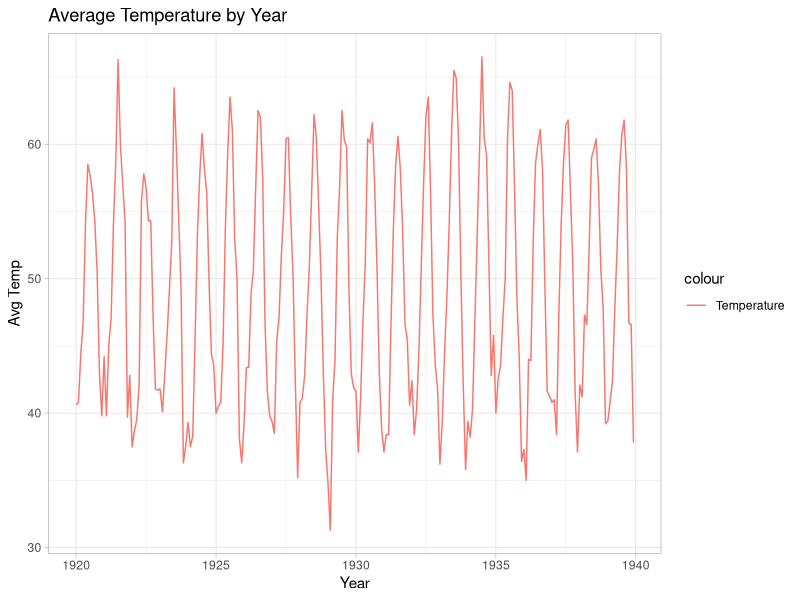

Write R code to recreate this figure. (Note: this script raises an error after producing the figure.)
## ---- chunk 1
knitr::opts_chunk$set(echo = TRUE)
## ---- chunk 2
print(nottem)
## ---- chunk 3
library(ggplot2)
library(reshape)

newnottem= data.frame(NottemDate= melt(time(nottem)), NottemTemp = melt(nottem))
colnames(newnottem) = c('NottemDate','Temp')


ggplot(newnottem, aes(x=NottemDate)) + geom_line(aes(y=Temp, color="Temperature")) +
  labs(x="Year", y="Avg Temp") + ggtitle("Average Temperature by Year") +
  theme_light()
## ---- chunk 4
library(dplyr)

raw_data <- 
  rio::import("https://github.com/pjournal/mef04g-madagaskar/blob/gh-pages/Data/x_vehicle_company_service_dataset_v1.xlsx?raw=True")
raw_dt1=na.omit(raw_data)

service_dt <- dplyr::rename(raw_dt1, "Material_id" = 1,
                 "Vehicle_id" = 2,
                 "Dealer_id" = 3,
                 "Job_order_number" = 4,
                 "material_type" = 5,
                 "process_type" = 6,
                 "beginning_date" = 7,
                 "ending_date" = 8,
                 "quantity" = 9,
                 "price" = 10,
                 "Model" = 11,
                 "production_date" = 12,
                 "job_closed_date" = 13,
                 "vehicle_km" = 14,
                 "dealer_city" = 15,
                 "warranty_beginning" = 16,
                 "warranty_ending" = 17)

Q <- quantile(service_dt$vehicle_km, probs=c(.25, .75), na.rm = FALSE)
iqr <- IQR(service_dt$vehicle_km)
up <-  Q[2]+1.5*iqr   
low<- Q[1]-1.5*iqr 

eliminated<- 
  subset(service_dt, service_dt$vehicle_km> (Q[1] - 1.5*iqr) & service_dt$vehicle_km < (Q[2]+1.5*iqr))

## ---- chunk 5

data1<-eliminated%>%group_by(Model)%>%
  transmute(cnt_vehicle=n())%>%
  distinct(Model,cnt_vehicle)%>%arrange(desc(cnt_vehicle))

ggplot(data1, aes(x=cnt_vehicle, y=reorder(Model, cnt_vehicle), fill=cnt_vehicle)) +
  geom_col() + scale_fill_gradient("cnt_vehicle", low="azure", high="darkslategray3") +
  geom_text(aes(label = paste(format(cnt_vehicle))),
            size=3, position = position_stack(vjust = 0.5)) +
  theme_minimal() +
  theme(legend.position = "none", plot.title = element_text(vjust = 0.5)) +
  labs(x = "Count Vehicle",
       y = "Model",
       title = "Vehicle Distribution of Models")

## ---- chunk 6
data2<-eliminated%>%group_by(process_type)%>%
  transmute(cnt_vehicle2=n())%>%
  distinct(process_type,cnt_vehicle2)%>%
  arrange(desc(cnt_vehicle2))

data2

## ---- chunk 7

data3<-eliminated%>%filter(process_type=='Ariza')%>%
  group_by(Model)%>%transmute(cnt_vehicle3=n())%>%
  distinct(Model,cnt_vehicle3)%>%
  arrange(desc(cnt_vehicle3))

ggplot(data3, aes(x=cnt_vehicle3, y=reorder(Model, cnt_vehicle3), fill=cnt_vehicle3)) +
  geom_col() + scale_fill_gradient("cnt_vehicle", low="beige", high="darksalmon") +
  geom_text(aes(label = paste(format(cnt_vehicle3))),
            size=3, position = position_stack(vjust = 0.5)) +
  theme_minimal() +
  theme(legend.position = "none", plot.title = element_text(vjust = 0.5)) +
  labs(x = "Count Vehicle",
       y = "Model",
       title = "Model Distribution of Fault Process Type")

## ---- chunk 8
library(readxl)
library(tidyverse)
library(dplyr)
library(ggplot2)
library(gridExtra)
library(ggpubr)

## ---- chunk 9
#stocksummary<-
#  read_xlsx("C:/Users/unalt/Desktop/MEF/Data Analytics Essentials/Final/takipozet.xlsx")
#stockestimate<-
#  read_xlsx("C:/Users/unalt/Desktop/MEF/Data Analytics Essentials/Final/takiptahmin.xlsx")
#stocktarget<-
#  read_xlsx("C:/Users/unalt/Desktop/MEF/Data Analytics Essentials/Final/takiphedeffiyat.xlsx")

#summary_target<-left_join(stocksummary,stocktarget, by='Stock')
#fullstock<-left_join(summary_target,stockestimate, by='Stock')

#save(fullstock, file = "StockInfo.RData")

fullstockinfo <- 
  rio::import("https://github.com/pjournal/mef04-unaltugba/blob/gh-pages/StockInfo.RData?raw=True")

## ---- chunk 10
buystock<-fullstockinfo%>%filter(Recommendation=="AL")%>%select(Stock,`Close(TL)`)
holdstock<-fullstockinfo%>%filter(Recommendation=="TUT")%>%select(Stock,`Close(TL)`)
sellstock<-fullstockinfo%>%filter(Recommendation=="SAT")%>%select(Stock,`Close(TL)`)

p1<-qplot(Stock, `Close(TL)`, data=buystock, col=Stock) + ggtitle("BuyStock")+
  theme(axis.text.x = element_text(angle=60, size=8, vjust=1,hjust=1)) +
  labs(x="Stock", y="Closing Price (TL)")

p2<-qplot(Stock, `Close(TL)`, data=holdstock, col=Stock) + ggtitle("HoldStock")+
  theme(axis.text.x = element_text(angle=60, size=8, vjust=1,hjust=1)) +
  labs(x="Stock", y="Closing Price (TL)")

p3<-qplot(Stock, `Close(TL)`, data=sellstock, col=Stock) + ggtitle("SellStock")+
  theme(axis.text.x = element_text(angle=60, size=8, vjust=1,hjust=1)) +
  labs(x="Stock", y="Closing Price (TL)")

ggarrange(p1, ggarrange(p2,p3,ncol = 2),nrow=2)


## ---- chunk 11
targetdata<-fullstockinfo%>%group_by(Stock)%>%
  select(Stock,`1MonthAgoTargetPrice`,`3MonthAgoTargetPrice`)%>%
  pivot_longer(cols = c(-Stock))

ggplot(targetdata, aes(x = Stock, y = value, fill= name)) + 
  geom_bar(stat="identity", position = "dodge") +
  labs(x="Stock", y="Target Price (TL)") + ggtitle("Target Price Change") +
  scale_fill_manual("1monthago vs 3monthago", values=c("darkslategray3","darkorange")) +
  theme(axis.text.x = element_text(angle=90, size=9, vjust=0.5, hjust=1)) + 
  theme_cleveland() + scale_y_continuous(breaks=seq(0,300,30))


## ---- chunk 12
upsidedata<-fullstockinfo%>%filter(Recommendation=="AL",`Upside(%)`>0)%>%
  arrange(desc(Stock))%>%mutate(ypos=cumsum(`Upside(%)`)-0.5*`Upside(%)`)

ggplot(upsidedata,aes(x="", y=`Upside(%)`, fill=Stock)) + geom_bar(stat="identity") +
  coord_polar("y") + ggtitle("Upside Potential of Stocks (%)") + 
  theme(axis.title.y = element_blank(), legend.text=element_text(size=2)) + 
  geom_text(aes(y = ypos,label = `Upside(%)`), color = "white") + theme_void()
